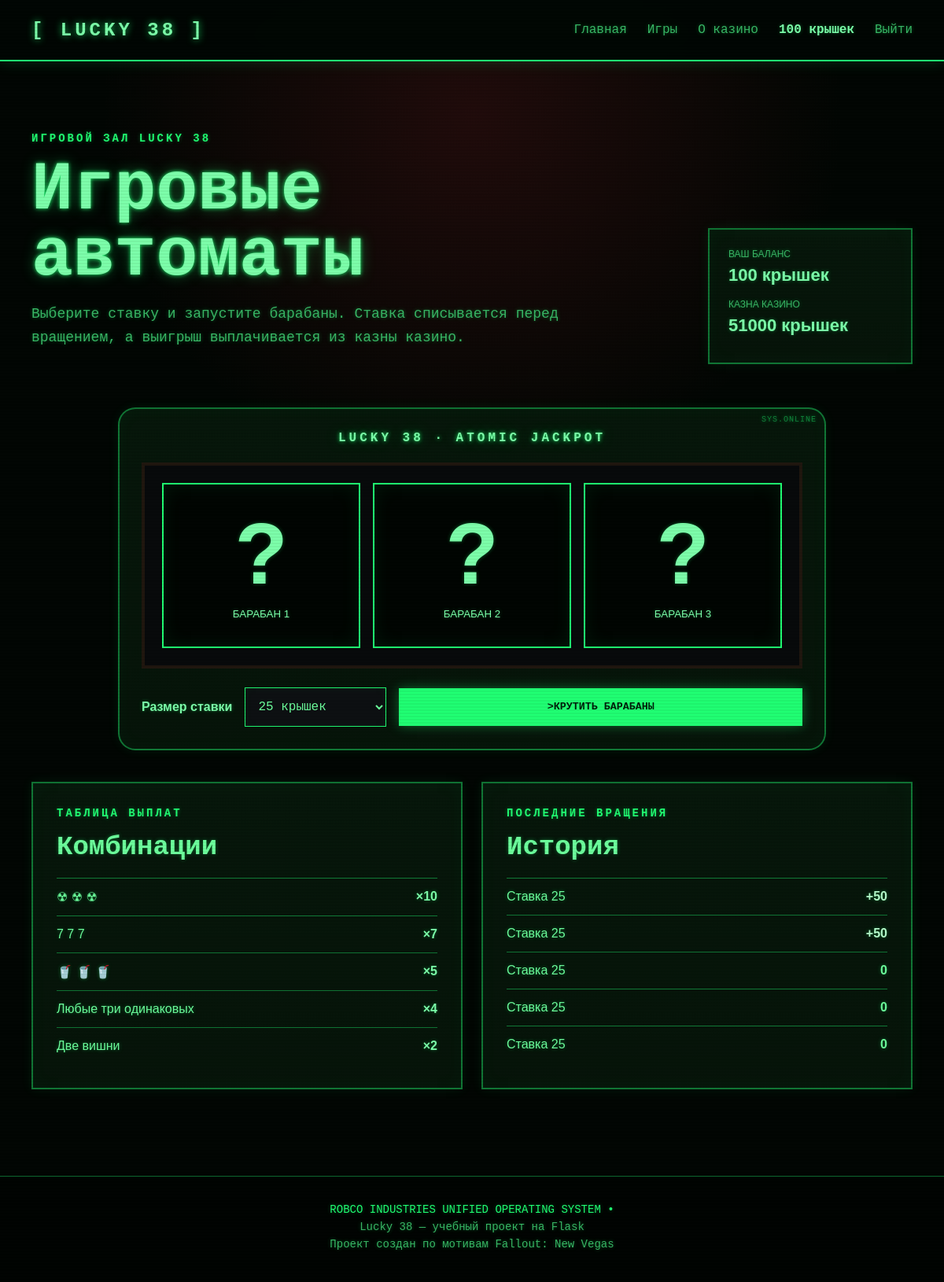
The app's page /slots (signed in) with its own data.
### tables this page shows
CREATE TABLE users (
            id INTEGER PRIMARY KEY AUTOINCREMENT,
            username TEXT NOT NULL UNIQUE,
            password_hash TEXT NOT NULL,
            balance INTEGER NOT NULL DEFAULT 1000,
            created_at TIMESTAMP NOT NULL DEFAULT CURRENT_TIMESTAMP
        );

CREATE TABLE casino (
            id INTEGER PRIMARY KEY CHECK (id = 1),
            treasury INTEGER NOT NULL,
            initial_treasury INTEGER NOT NULL
        );

CREATE TABLE game_history (
            id INTEGER PRIMARY KEY AUTOINCREMENT,
            user_id INTEGER NOT NULL,
            game_type TEXT NOT NULL,
            bet INTEGER NOT NULL,
            result TEXT NOT NULL,
            payout INTEGER NOT NULL DEFAULT 0,
            balance_after INTEGER NOT NULL,
            casino_treasury_after INTEGER NOT NULL,
            created_at TIMESTAMP NOT NULL DEFAULT CURRENT_TIMESTAMP,
            FOREIGN KEY (user_id) REFERENCES users (id)
        );

### app.py (the view, shortened to what this page needs)
@app.route("/slots", methods=("GET", "POST"))
@login_required
def slots():
    result = None
    spin_message = None
    multiplier = 0
    payout = 0
    selected_bet = 25
    recent_games = get_db().execute(
        """
        SELECT bet, result, payout, balance_after, created_at
        FROM game_history
        WHERE user_id = ? AND game_type = 'slots'
        ORDER BY id DESC
        LIMIT 5
        """,
        (g.user["id"],),
    ).fetchall()
    return render_template(
        "slots.html",
        symbols=SLOT_SYMBOLS,
        bets=ALLOWED_SLOT_BETS,
        selected_bet=selected_bet,
        result=result,
        spin_message=spin_message,
        multiplier=multiplier,
        payout=payout,
        recent_games=recent_games,
    )

### app.py (called while the page is built)
def get_db():
    if "db" not in g:
        DATABASE.parent.mkdir(exist_ok=True)
        g.db = sqlite3.connect(DATABASE)
        g.db.row_factory = sqlite3.Row
    return g.db

def login_required(view):
    @wraps(view)
    def wrapped_view(**kwargs):
        if g.user is None:
            flash("Сначала войдите в аккаунт.", "error")
            return redirect(url_for("login"))
        return view(**kwargs)
    return wrapped_view

@app.before_request
def load_logged_in_user():
    user_id = session.get("user_id")
    if user_id is None:
        g.user = None
    else:
        g.user = get_db().execute(
            "SELECT id, username, balance, created_at FROM users WHERE id = ?",
            (user_id,),
        ).fetchone()

@app.context_processor
def inject_casino_data():
    casino = get_db().execute(
        "SELECT treasury, initial_treasury FROM casino WHERE id = 1"
    ).fetchone()
    return {"casino": casino}

### templates/slots.html (shortened to what this page needs)
{% extends "base.html" %}
{% block content %}
<section class="slots-section">
    <div class="container">
        <div class="game-page-heading">
            <div>
                <p class="section-label">Игровой зал Lucky 38</p>
                <h1>Игровые автоматы</h1>
                <p class="game-description">
                    Выберите ставку и запустите барабаны. Ставка списывается перед
                    вращением, а выигрыш выплачивается из казны казино.
                </p>
            </div>
            <div class="game-balance-panel">
                <span>Ваш баланс</span>
                <strong>{{ g.user['balance'] }} крышек</strong>
                <span>Казна казино</span>
                <strong>{{ casino['treasury'] }} крышек</strong>
            </div>
        </div>
        <div class="slot-machine">
            <div class="machine-title">LUCKY 38 · ATOMIC JACKPOT</div>
            <div class="slot-reels" aria-label="Результат вращения">
                {% if result %}
                    {% for symbol in result %}
                        <div class="slot-reel">
                            <span class="slot-symbol">{{ symbol['icon'] }}</span>
                            <small>{{ symbol['label'] }}</small>
                        </div>
                    {% endfor %}
                {% else %}
                    <div class="slot-reel"><span class="slot-symbol">?</span><small>Барабан 1</small></div>
                    <div class="slot-reel"><span class="slot-symbol">?</span><small>Барабан 2</small></div>
                    <div class="slot-reel"><span class="slot-symbol">?</span><small>Барабан 3</small></div>
                {% endif %}
            </div>
            <form class="slot-controls" method="post">
                <label for="bet">Размер ставки</label>
                <select id="bet" name="bet">
                    {% for bet in bets %}
                        <option value="{{ bet }}" {% if bet == selected_bet %}selected{% endif %}>
                            {{ bet }} крышек
                        </option>
                    {% endfor %}
                </select>
                <button class="button button-primary spin-button" type="submit"
                        {% if g.user['balance'] < 10 or casino['treasury'] <= 0 %}disabled{% endif %}>
                    Крутить барабаны
                </button>
            </form>
        </div>
        <div class="slots-info-grid">
            <article class="payout-card">
                <p class="section-label">Таблица выплат</p>
                <h2>Комбинации</h2>
                <div class="payout-row"><span>☢ ☢ ☢</span><strong>×10</strong></div>
                <div class="payout-row"><span>7 7 7</span><strong>×7</strong></div>
                <div class="payout-row"><span>🥤 🥤 🥤</span><strong>×5</strong></div>
                <div class="payout-row"><span>Любые три одинаковых</span><strong>×4</strong></div>
                <div class="payout-row"><span>Две вишни</span><strong>×2</strong></div>
            </article>
            <article class="history-card">
                <p class="section-label">Последние вращения</p>
                <h2>История</h2>
                {% if recent_games %}
                    <div class="compact-history">
                        {% for game in recent_games %}
                            <div class="history-row">
                                <span>Ставка {{ game['bet'] }}</span>
                                <strong class="{% if game['payout'] > 0 %}history-win{% endif %}">
                                    {% if game['payout'] > 0 %}+{{ game['payout'] }}{% else %}0{% endif %}
                                </strong>
                            </div>
                        {% endfor %}
                    </div>
                {% else %}
                    <p class="empty-history">Вы ещё не запускали автомат.</p>
                {% endif %}
            </article>
        </div>
    </div>
</section>
{% endblock %}

### templates/base.html (shortened to what this page needs)
<!DOCTYPE html>
<html lang="ru">
<head>
    <link rel="stylesheet" href="{{ url_for('static', filename='css/style.css') }}">
</head>
<body>
    <header class="header">
        <div class="container header-inner">
            <a class="logo" href="{{ url_for('index') }}">LUCKY 38</a>
            <nav class="navigation">
                <a href="{{ url_for('index') }}">Главная</a>
                <a href="{{ url_for('index') }}#games">Игры</a>
                <a href="{{ url_for('index') }}#about">О казино</a>
                {% if g.user %}
                    <a class="balance-link" href="{{ url_for('profile') }}">
                        {{ g.user['balance'] }} крышек
                    </a>
                    <a href="{{ url_for('logout') }}">Выйти</a>
                {% else %}
                    <a href="{{ url_for('login') }}">Войти</a>
                    <a class="nav-button" href="{{ url_for('register') }}">Регистрация</a>
                {% endif %}
            </nav>
        </div>
    </header>
    <main>
        {% block content %}{% endblock %}
    </main>
    <footer class="footer">
        <div class="container">
            <p>Lucky 38 — учебный проект на Flask</p>
            <p>Проект создан по мотивам Fallout: New Vegas</p>
        </div>
    </footer>
</body>
</html>

### records on screen
users: user.balance "100"
casino: treasury "51000"
game_history: bet "25", payout "50"
game_history: bet "25", payout "50"
game_history: bet "25", payout "0"
game_history: bet "25", payout "0"
game_history: bet "25", payout "0"

### other values on screen
form field bet "25 крышек"
